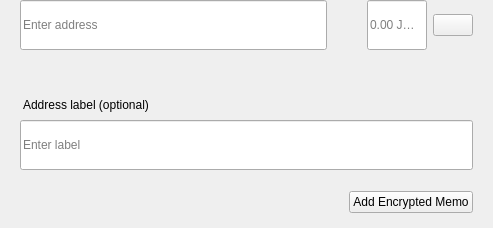
<?xml version="1.0" encoding="UTF-8"?>
<ui version="4.0">
 <class>SendMultiRow</class>
 <widget class="QWidget" name="SendMultiRow">
  <property name="geometry">
   <rect>
    <x>0</x>
    <y>0</y>
    <width>493</width>
    <height>228</height>
   </rect>
  </property>
  <property name="minimumSize">
   <size>
    <width>0</width>
    <height>0</height>
   </size>
  </property>
  <property name="maximumSize">
   <size>
    <width>16777215</width>
    <height>16777215</height>
   </size>
  </property>
  <property name="windowTitle">
   <string>Form</string>
  </property>
  <layout class="QVBoxLayout" name="verticalLayout_3">
   <property name="spacing">
    <number>0</number>
   </property>
   <property name="leftMargin">
    <number>0</number>
   </property>
   <property name="topMargin">
    <number>0</number>
   </property>
   <property name="rightMargin">
    <number>20</number>
   </property>
   <property name="bottomMargin">
    <number>5</number>
   </property>
   <item alignment="Qt::AlignTop">
    <widget class="QWidget" name="widget" native="true">
     <property name="sizePolicy">
      <sizepolicy hsizetype="Expanding" vsizetype="Maximum">
       <horstretch>0</horstretch>
       <verstretch>0</verstretch>
      </sizepolicy>
     </property>
     <property name="minimumSize">
      <size>
       <width>0</width>
       <height>60</height>
      </size>
     </property>
     <property name="maximumSize">
      <size>
       <width>16777215</width>
       <height>85</height>
      </size>
     </property>
     <layout class="QHBoxLayout" name="horizontalLayout" stretch="6,0,2">
      <property name="spacing">
       <number>0</number>
      </property>
      <property name="leftMargin">
       <number>8</number>
      </property>
      <property name="topMargin">
       <number>0</number>
      </property>
      <property name="rightMargin">
       <number>0</number>
      </property>
      <property name="bottomMargin">
       <number>0</number>
      </property>
      <item alignment="Qt::AlignTop">
       <widget class="QStackedWidget" name="stackedAddress">
        <property name="minimumSize">
         <size>
          <width>0</width>
          <height>50</height>
         </size>
        </property>
        <property name="maximumSize">
         <size>
          <width>16777215</width>
          <height>50</height>
         </size>
        </property>
        <widget class="QWidget" name="page_4">
         <property name="sizePolicy">
          <sizepolicy hsizetype="Expanding" vsizetype="Preferred">
           <horstretch>0</horstretch>
           <verstretch>0</verstretch>
          </sizepolicy>
         </property>
         <property name="minimumSize">
          <size>
           <width>0</width>
           <height>50</height>
          </size>
         </property>
         <property name="maximumSize">
          <size>
           <width>16777215</width>
           <height>55</height>
          </size>
         </property>
         <layout class="QVBoxLayout" name="verticalLayout_7">
          <property name="spacing">
           <number>0</number>
          </property>
          <property name="leftMargin">
           <number>12</number>
          </property>
          <property name="topMargin">
           <number>0</number>
          </property>
          <property name="rightMargin">
           <number>0</number>
          </property>
          <property name="bottomMargin">
           <number>0</number>
          </property>
          <item>
           <widget class="QLineEdit" name="lineEditAddress">
            <property name="minimumSize">
             <size>
              <width>0</width>
              <height>50</height>
             </size>
            </property>
            <property name="maximumSize">
             <size>
              <width>16777215</width>
              <height>50</height>
             </size>
            </property>
            <property name="placeholderText">
             <string>Enter address</string>
            </property>
           </widget>
          </item>
         </layout>
        </widget>
        <widget class="QWidget" name="page_3"/>
       </widget>
      </item>
      <item>
       <spacer name="horizontalSpacer_3">
        <property name="orientation">
         <enum>Qt::Horizontal</enum>
        </property>
        <property name="sizeType">
         <enum>QSizePolicy::Fixed</enum>
        </property>
        <property name="sizeHint" stdset="0">
         <size>
          <width>40</width>
          <height>20</height>
         </size>
        </property>
       </spacer>
      </item>
      <item>
       <layout class="QHBoxLayout" name="horizontalLayout_2">
        <property name="spacing">
         <number>6</number>
        </property>
        <item alignment="Qt::AlignTop">
         <widget class="QLineEdit" name="lineEditAmount">
          <property name="sizePolicy">
           <sizepolicy hsizetype="Expanding" vsizetype="Preferred">
            <horstretch>0</horstretch>
            <verstretch>0</verstretch>
           </sizepolicy>
          </property>
          <property name="minimumSize">
           <size>
            <width>0</width>
            <height>50</height>
           </size>
          </property>
          <property name="maximumSize">
           <size>
            <width>16777215</width>
            <height>50</height>
           </size>
          </property>
          <property name="maxLength">
           <number>17</number>
          </property>
          <property name="alignment">
           <set>Qt::AlignLeading|Qt::AlignLeft|Qt::AlignVCenter</set>
          </property>
          <property name="placeholderText">
           <string notr="true">0.00 JOKE</string>
          </property>
         </widget>
        </item>
        <item>
         <layout class="QVBoxLayout" name="verticalLayout">
          <property name="topMargin">
           <number>14</number>
          </property>
          <property name="bottomMargin">
           <number>0</number>
          </property>
          <item alignment="Qt::AlignTop">
           <widget class="QPushButton" name="btnMenu">
            <property name="minimumSize">
             <size>
              <width>0</width>
              <height>0</height>
             </size>
            </property>
            <property name="maximumSize">
             <size>
              <width>16777215</width>
              <height>16777215</height>
             </size>
            </property>
            <property name="focusPolicy">
             <enum>Qt::NoFocus</enum>
            </property>
            <property name="text">
             <string/>
            </property>
           </widget>
          </item>
         </layout>
        </item>
       </layout>
      </item>
     </layout>
    </widget>
   </item>
   <item>
    <widget class="QWidget" name="layoutLabel" native="true">
     <property name="minimumSize">
      <size>
       <width>0</width>
       <height>0</height>
      </size>
     </property>
     <property name="maximumSize">
      <size>
       <width>16777215</width>
       <height>16777215</height>
      </size>
     </property>
     <layout class="QVBoxLayout" name="verticalLayout_9">
      <property name="spacing">
       <number>6</number>
      </property>
      <property name="leftMargin">
       <number>20</number>
      </property>
      <property name="topMargin">
       <number>0</number>
      </property>
      <property name="rightMargin">
       <number>0</number>
      </property>
      <property name="bottomMargin">
       <number>10</number>
      </property>
      <item>
       <spacer name="verticalSpacer">
        <property name="orientation">
         <enum>Qt::Vertical</enum>
        </property>
        <property name="sizeType">
         <enum>QSizePolicy::Fixed</enum>
        </property>
        <property name="sizeHint" stdset="0">
         <size>
          <width>20</width>
          <height>20</height>
         </size>
        </property>
       </spacer>
      </item>
      <item>
       <widget class="QLabel" name="labelSubtitleDescription">
        <property name="styleSheet">
         <string notr="true">margin-bottom:2px;
margin-left:0.05px;
padding:0px;</string>
        </property>
        <property name="text">
         <string>Address label (optional)</string>
        </property>
       </widget>
      </item>
      <item>
       <widget class="QLineEdit" name="lineEditDescription">
        <property name="minimumSize">
         <size>
          <width>0</width>
          <height>50</height>
         </size>
        </property>
        <property name="maximumSize">
         <size>
          <width>16777215</width>
          <height>50</height>
         </size>
        </property>
        <property name="placeholderText">
         <string>Enter label</string>
        </property>
       </widget>
      </item>
      <item>
       <spacer name="verticalSpacer_2">
        <property name="orientation">
         <enum>Qt::Vertical</enum>
        </property>
        <property name="sizeType">
         <enum>QSizePolicy::Fixed</enum>
        </property>
        <property name="sizeHint" stdset="0">
         <size>
          <width>20</width>
          <height>15</height>
         </size>
        </property>
       </spacer>
      </item>
      <item>
       <widget class="QWidget" name="containerMemo" native="true">
        <layout class="QHBoxLayout" name="horizontalLayout_5">
         <property name="leftMargin">
          <number>0</number>
         </property>
         <property name="topMargin">
          <number>0</number>
         </property>
         <property name="rightMargin">
          <number>0</number>
         </property>
         <property name="bottomMargin">
          <number>0</number>
         </property>
         <item>
          <spacer name="horizontalSpacer">
           <property name="orientation">
            <enum>Qt::Horizontal</enum>
           </property>
           <property name="sizeHint" stdset="0">
            <size>
             <width>40</width>
             <height>20</height>
            </size>
           </property>
          </spacer>
         </item>
         <item>
          <widget class="QPushButton" name="btnAddMemo">
           <property name="text">
            <string notr="true">Add Encrypted Memo</string>
           </property>
          </widget>
         </item>
        </layout>
       </widget>
      </item>
     </layout>
    </widget>
   </item>
  </layout>
 </widget>
 <resources/>
 <connections/>
</ui>
